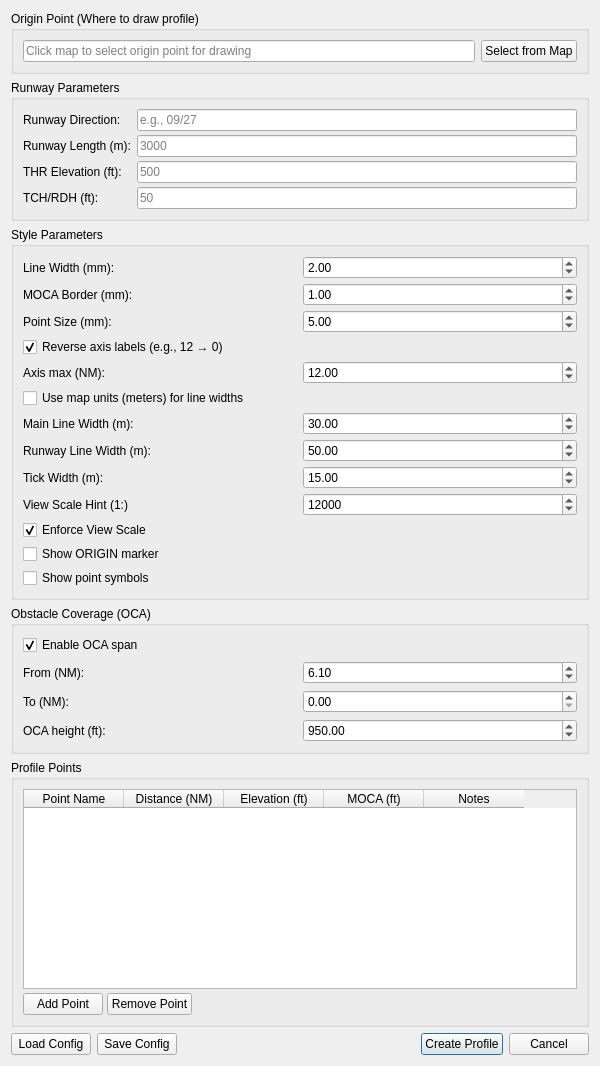
<?xml version="1.0" encoding="UTF-8"?>
<ui version="4.0">
 <class>ProfileCreationDialogBase</class>
 <widget class="QDialog" name="ProfileCreationDialogBase">
  <property name="geometry">
   <rect>
    <x>0</x>
    <y>0</y>
    <width>600</width>
    <height>750</height>
   </rect>
  </property>
  <property name="windowTitle">
   <string>Create Profile Chart</string>
  </property>
  <layout class="QVBoxLayout" name="verticalLayout">
   <property name="spacing">
    <number>6</number>
   </property>
   <item>
    <widget class="QGroupBox" name="groupBox_reference">
     <property name="title">
      <string>Origin Point (Where to draw profile)</string>
     </property>
     <layout class="QHBoxLayout" name="horizontalLayout">
      <item>
       <widget class="QLineEdit" name="lineEdit_reference">
        <property name="placeholderText">
         <string>Click map to select origin point for drawing</string>
        </property>
        <property name="readOnly">
         <bool>true</bool>
        </property>
       </widget>
      </item>
      <item>
       <widget class="QPushButton" name="btn_select_point">
        <property name="text">
         <string>Select from Map</string>
        </property>
       </widget>
      </item>
     </layout>
    </widget>
   </item>
   <item>
    <widget class="QGroupBox" name="groupBox_runway">
     <property name="title">
      <string>Runway Parameters</string>
     </property>
     <layout class="QGridLayout" name="gridLayout">
      <property name="verticalSpacing">
       <number>4</number>
      </property>
      <item row="0" column="0">
       <widget class="QLabel" name="label_direction">
        <property name="text">
         <string>Runway Direction:</string>
        </property>
       </widget>
      </item>
      <item row="0" column="1">
       <widget class="QLineEdit" name="lineEdit_direction">
        <property name="placeholderText">
         <string>e.g., 09/27</string>
        </property>
       </widget>
      </item>
      <item row="1" column="0">
       <widget class="QLabel" name="label_length">
        <property name="text">
         <string>Runway Length (m):</string>
        </property>
       </widget>
      </item>
      <item row="1" column="1">
       <widget class="QLineEdit" name="lineEdit_length">
        <property name="placeholderText">
         <string>3000</string>
        </property>
       </widget>
      </item>
      <item row="2" column="0">
       <widget class="QLabel" name="label_thr_elev">
        <property name="text">
         <string>THR Elevation (ft):</string>
        </property>
       </widget>
      </item>
      <item row="2" column="1">
       <widget class="QLineEdit" name="lineEdit_thr_elev">
        <property name="placeholderText">
         <string>500</string>
        </property>
       </widget>
      </item>
      <item row="3" column="0">
       <widget class="QLabel" name="label_tch_rdh">
        <property name="text">
         <string>TCH/RDH (ft):</string>
        </property>
       </widget>
      </item>
      <item row="3" column="1">
       <widget class="QLineEdit" name="lineEdit_tch_rdh">
        <property name="placeholderText">
         <string>50</string>
        </property>
       </widget>
      </item>
     </layout>
    </widget>
   </item>
   <item>
    <widget class="QGroupBox" name="groupBox_style">
     <property name="title">
      <string>Style Parameters</string>
     </property>
     <layout class="QGridLayout" name="gridLayout_style">
      <property name="verticalSpacing">
       <number>4</number>
      </property>
      <item row="0" column="0">
       <widget class="QLabel" name="label_line_width">
        <property name="text">
         <string>Line Width (mm):</string>
        </property>
       </widget>
      </item>
      <item row="0" column="1">
       <widget class="QDoubleSpinBox" name="spinBox_line_width">
        <property name="minimum">
         <double>0.100000000000000</double>
        </property>
        <property name="maximum">
         <double>10.000000000000000</double>
        </property>
        <property name="singleStep">
         <double>0.500000000000000</double>
        </property>
        <property name="value">
         <double>2.000000000000000</double>
        </property>
       </widget>
      </item>
      <item row="1" column="0">
       <widget class="QLabel" name="label_moca_border">
        <property name="text">
         <string>MOCA Border (mm):</string>
        </property>
       </widget>
      </item>
      <item row="1" column="1">
       <widget class="QDoubleSpinBox" name="spinBox_moca_border">
        <property name="minimum">
         <double>0.100000000000000</double>
        </property>
        <property name="maximum">
         <double>10.000000000000000</double>
        </property>
        <property name="singleStep">
         <double>0.500000000000000</double>
        </property>
        <property name="value">
         <double>1.000000000000000</double>
        </property>
       </widget>
      </item>
      <item row="2" column="0">
       <widget class="QLabel" name="label_point_size">
        <property name="text">
         <string>Point Size (mm):</string>
        </property>
       </widget>
      </item>
      <item row="2" column="1">
       <widget class="QDoubleSpinBox" name="spinBox_point_size">
        <property name="minimum">
         <double>1.000000000000000</double>
        </property>
        <property name="maximum">
         <double>20.000000000000000</double>
        </property>
        <property name="singleStep">
         <double>1.000000000000000</double>
        </property>
        <property name="value">
         <double>5.000000000000000</double>
        </property>
       </widget>
      </item>
         <item row="3" column="0" colspan="2">
            <widget class="QCheckBox" name="checkBox_axis_reverse_labels">
             <property name="text">
                <string>Reverse axis labels (e.g., 12 → 0)</string>
             </property>
             <property name="checked">
                <bool>true</bool>
             </property>
            </widget>
         </item>
         <item row="4" column="0">
            <widget class="QLabel" name="label_axis_max_nm">
             <property name="text">
                <string>Axis max (NM):</string>
             </property>
            </widget>
         </item>
         <item row="4" column="1">
            <widget class="QDoubleSpinBox" name="spinBox_axis_max_nm">
             <property name="minimum">
                <double>1.000000000000000</double>
             </property>
             <property name="maximum">
                <double>100.000000000000000</double>
             </property>
             <property name="singleStep">
                <double>0.500000000000000</double>
             </property>
             <property name="value">
                <double>12.000000000000000</double>
             </property>
            </widget>
         </item>
     <item row="5" column="0" colspan="2">
      <widget class="QCheckBox" name="checkBox_use_map_units">
       <property name="text">
        <string>Use map units (meters) for line widths</string>
       </property>
       <property name="checked">
        <bool>false</bool>
       </property>
      </widget>
     </item>
         <item row="6" column="0">
      <widget class="QLabel" name="label_line_width_mu">
       <property name="text">
        <string>Main Line Width (m):</string>
       </property>
      </widget>
     </item>
         <item row="6" column="1">
      <widget class="QDoubleSpinBox" name="spinBox_line_width_mu">
       <property name="minimum">
        <double>1.000000000000000</double>
       </property>
       <property name="maximum">
        <double>1000.000000000000000</double>
       </property>
       <property name="singleStep">
        <double>5.000000000000000</double>
       </property>
       <property name="value">
        <double>30.000000000000000</double>
       </property>
      </widget>
     </item>
         <item row="7" column="0">
      <widget class="QLabel" name="label_runway_width_mu">
       <property name="text">
        <string>Runway Line Width (m):</string>
       </property>
      </widget>
     </item>
         <item row="7" column="1">
      <widget class="QDoubleSpinBox" name="spinBox_runway_width_mu">
       <property name="minimum">
        <double>1.000000000000000</double>
       </property>
       <property name="maximum">
        <double>1000.000000000000000</double>
       </property>
       <property name="singleStep">
        <double>5.000000000000000</double>
       </property>
       <property name="value">
        <double>50.000000000000000</double>
       </property>
      </widget>
     </item>
         <item row="8" column="0">
      <widget class="QLabel" name="label_dist_width_mu">
       <property name="text">
        <string>Tick Width (m):</string>
       </property>
      </widget>
     </item>
         <item row="8" column="1">
      <widget class="QDoubleSpinBox" name="spinBox_dist_width_mu">
       <property name="minimum">
        <double>1.000000000000000</double>
       </property>
       <property name="maximum">
        <double>1000.000000000000000</double>
       </property>
       <property name="singleStep">
        <double>5.000000000000000</double>
       </property>
       <property name="value">
        <double>15.000000000000000</double>
       </property>
      </widget>
     </item>
        <item row="9" column="0">
     <widget class="QLabel" name="label_view_scale_hint">
      <property name="text">
       <string>View Scale Hint (1:)</string>
      </property>
     </widget>
    </item>
        <item row="9" column="1">
     <widget class="QSpinBox" name="spinBox_view_scale_hint">
      <property name="minimum">
       <number>1000</number>
      </property>
      <property name="maximum">
       <number>200000</number>
      </property>
      <property name="singleStep">
       <number>500</number>
      </property>
      <property name="value">
       <number>12000</number>
      </property>
     </widget>
    </item>
        <item row="10" column="0" colspan="2">
     <widget class="QCheckBox" name="checkBox_enforce_view_scale">
      <property name="text">
       <string>Enforce View Scale</string>
      </property>
      <property name="checked">
       <bool>true</bool>
      </property>
     </widget>
    </item>
        <item row="11" column="0" colspan="2">
         <widget class="QCheckBox" name="checkBox_show_origin">
            <property name="text">
             <string>Show ORIGIN marker</string>
            </property>
            <property name="checked">
             <bool>false</bool>
            </property>
         </widget>
        </item>
        <item row="12" column="0" colspan="2">
         <widget class="QCheckBox" name="checkBox_show_point_symbols">
            <property name="text">
             <string>Show point symbols</string>
            </property>
            <property name="checked">
             <bool>false</bool>
            </property>
         </widget>
        </item>
     </layout>
    </widget>
   </item>
     <item>
        <widget class="QGroupBox" name="groupBox_oca">
         <property name="title">
            <string>Obstacle Coverage (OCA)</string>
         </property>
         <layout class="QGridLayout" name="gridLayout_oca">
            <item row="0" column="0" colspan="2">
             <widget class="QCheckBox" name="checkBox_enable_oca">
                <property name="text">
                 <string>Enable OCA span</string>
                </property>
                <property name="checked">
                 <bool>true</bool>
                </property>
             </widget>
            </item>
            <item row="1" column="0">
             <widget class="QLabel" name="label_oca_from">
                <property name="text">
                 <string>From (NM):</string>
                </property>
             </widget>
            </item>
            <item row="1" column="1">
             <widget class="QDoubleSpinBox" name="doubleSpinBox_oca_from_nm">
                <property name="minimum">
                 <double>0.000000000000000</double>
                </property>
                <property name="maximum">
                 <double>100.000000000000000</double>
                </property>
                <property name="decimals">
                 <number>2</number>
                </property>
                <property name="singleStep">
                 <double>0.10</double>
                </property>
                <property name="value">
                 <double>6.10</double>
                </property>
             </widget>
            </item>
            <item row="2" column="0">
             <widget class="QLabel" name="label_oca_to">
                <property name="text">
                 <string>To (NM):</string>
                </property>
             </widget>
            </item>
            <item row="2" column="1">
             <widget class="QDoubleSpinBox" name="doubleSpinBox_oca_to_nm">
                <property name="minimum">
                 <double>0.000000000000000</double>
                </property>
                <property name="maximum">
                 <double>100.000000000000000</double>
                </property>
                <property name="decimals">
                 <number>2</number>
                </property>
                <property name="singleStep">
                 <double>0.10</double>
                </property>
                <property name="value">
                 <double>0.00</double>
                </property>
             </widget>
            </item>
            <item row="3" column="0">
             <widget class="QLabel" name="label_oca_ft">
                <property name="text">
                 <string>OCA height (ft):</string>
                </property>
             </widget>
            </item>
            <item row="3" column="1">
             <widget class="QDoubleSpinBox" name="doubleSpinBox_oca_ft">
                <property name="minimum">
                 <double>0.000000000000000</double>
                </property>
                <property name="maximum">
                 <double>20000.000000000000000</double>
                </property>
                <property name="singleStep">
                 <double>10.000000000000000</double>
                </property>
                <property name="value">
                 <double>950.000000000000000</double>
                </property>
             </widget>
            </item>
         </layout>
        </widget>
     </item>
   <item>
    <widget class="QGroupBox" name="groupBox_points">
     <property name="title">
      <string>Profile Points</string>
     </property>
     <layout class="QVBoxLayout" name="verticalLayout_2">
      <property name="spacing">
       <number>4</number>
      </property>
      <item>
       <widget class="QTableWidget" name="tableWidget_points">
        <property name="minimumSize">
         <size>
          <width>0</width>
          <height>200</height>
         </size>
        </property>
        <property name="maximumSize">
         <size>
          <width>16777215</width>
          <height>250</height>
         </size>
        </property>
        <property name="alternatingRowColors">
         <bool>true</bool>
        </property>
        <property name="columnCount">
         <number>5</number>
        </property>
        <column>
         <property name="text">
          <string>Point Name</string>
         </property>
        </column>
        <column>
         <property name="text">
          <string>Distance (NM)</string>
         </property>
        </column>
        <column>
         <property name="text">
          <string>Elevation (ft)</string>
         </property>
        </column>
        <column>
         <property name="text">
          <string>MOCA (ft)</string>
         </property>
        </column>
        <column>
         <property name="text">
          <string>Notes</string>
         </property>
        </column>
       </widget>
      </item>
      <item>
       <layout class="QHBoxLayout" name="horizontalLayout_2">
        <item>
         <widget class="QPushButton" name="btn_add_point">
          <property name="text">
           <string>Add Point</string>
          </property>
         </widget>
        </item>
        <item>
         <widget class="QPushButton" name="btn_remove_point">
          <property name="text">
           <string>Remove Point</string>
          </property>
         </widget>
        </item>
        <item>
         <spacer name="horizontalSpacer">
          <property name="orientation">
           <enum>Qt::Horizontal</enum>
          </property>
          <property name="sizeHint" stdset="0">
           <size>
            <width>40</width>
            <height>20</height>
           </size>
          </property>
         </spacer>
        </item>
       </layout>
      </item>
     </layout>
    </widget>
   </item>
   <item>
    <layout class="QHBoxLayout" name="horizontalLayout_buttons">
     <item>
      <widget class="QPushButton" name="btn_load_config">
       <property name="text">
        <string>Load Config</string>
       </property>
      </widget>
     </item>
     <item>
      <widget class="QPushButton" name="btn_save_config">
       <property name="text">
        <string>Save Config</string>
       </property>
      </widget>
     </item>
     <item>
      <spacer name="horizontalSpacer_2">
       <property name="orientation">
        <enum>Qt::Horizontal</enum>
       </property>
       <property name="sizeHint" stdset="0">
        <size>
         <width>40</width>
         <height>20</height>
        </size>
       </property>
      </spacer>
     </item>
     <item>
      <widget class="QPushButton" name="btn_create">
       <property name="text">
        <string>Create Profile</string>
       </property>
       <property name="default">
        <bool>true</bool>
       </property>
      </widget>
     </item>
     <item>
      <widget class="QPushButton" name="btn_cancel">
       <property name="text">
        <string>Cancel</string>
       </property>
      </widget>
     </item>
    </layout>
   </item>
  </layout>
 </widget>
 <resources/>
 <connections/>
</ui>
